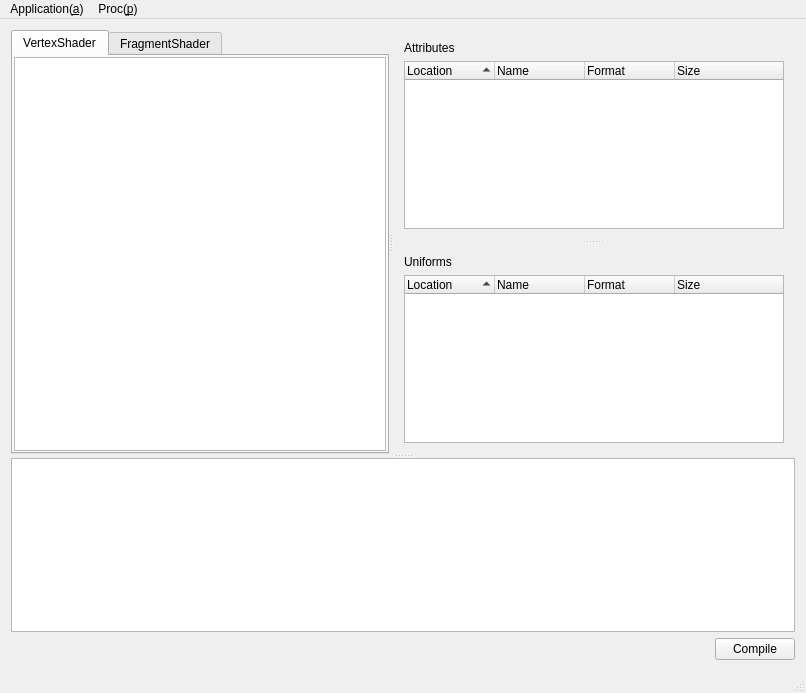
<?xml version="1.0" encoding="UTF-8"?>
<ui version="4.0">
 <class>MainWindow</class>
 <widget class="QMainWindow" name="MainWindow">
  <property name="geometry">
   <rect>
    <x>0</x>
    <y>0</y>
    <width>806</width>
    <height>693</height>
   </rect>
  </property>
  <property name="windowTitle">
   <string>MainWindow</string>
  </property>
  <widget class="QWidget" name="centralWidget">
   <layout class="QGridLayout" name="gridLayout">
    <item row="0" column="0">
     <widget class="QSplitter" name="splitter_3">
      <property name="orientation">
       <enum>Qt::Vertical</enum>
      </property>
      <widget class="QSplitter" name="splitter_2">
       <property name="orientation">
        <enum>Qt::Horizontal</enum>
       </property>
       <widget class="QTabWidget" name="tabWidget">
        <property name="currentIndex">
         <number>0</number>
        </property>
        <widget class="QWidget" name="vs">
         <attribute name="title">
          <string>VertexShader</string>
         </attribute>
         <layout class="QHBoxLayout" name="horizontalLayout" stretch="0">
          <property name="spacing">
           <number>6</number>
          </property>
          <property name="leftMargin">
           <number>1</number>
          </property>
          <property name="topMargin">
           <number>1</number>
          </property>
          <property name="rightMargin">
           <number>1</number>
          </property>
          <property name="bottomMargin">
           <number>1</number>
          </property>
          <item>
           <widget class="QTextEdit" name="teVS">
            <property name="html">
             <string>&lt;!DOCTYPE HTML PUBLIC &quot;-//W3C//DTD HTML 4.0//EN&quot; &quot;http://www.w3.org/TR/REC-html40/strict.dtd&quot;&gt;
&lt;html&gt;&lt;head&gt;&lt;meta name=&quot;qrichtext&quot; content=&quot;1&quot; /&gt;&lt;style type=&quot;text/css&quot;&gt;
p, li { white-space: pre-wrap; }
&lt;/style&gt;&lt;/head&gt;&lt;body style=&quot; font-family:'MS UI Gothic'; font-size:9pt; font-weight:400; font-style:normal;&quot;&gt;
&lt;p style=&quot;-qt-paragraph-type:empty; margin-top:0px; margin-bottom:0px; margin-left:0px; margin-right:0px; -qt-block-indent:0; text-indent:0px;&quot;&gt;&lt;br /&gt;&lt;/p&gt;&lt;/body&gt;&lt;/html&gt;</string>
            </property>
            <property name="tabStopWidth">
             <number>20</number>
            </property>
           </widget>
          </item>
         </layout>
        </widget>
        <widget class="QWidget" name="fs">
         <attribute name="title">
          <string>FragmentShader</string>
         </attribute>
         <layout class="QHBoxLayout" name="horizontalLayout_2">
          <property name="leftMargin">
           <number>1</number>
          </property>
          <property name="topMargin">
           <number>1</number>
          </property>
          <property name="rightMargin">
           <number>1</number>
          </property>
          <property name="bottomMargin">
           <number>1</number>
          </property>
          <item>
           <widget class="QTextEdit" name="teFS">
            <property name="html">
             <string>&lt;!DOCTYPE HTML PUBLIC &quot;-//W3C//DTD HTML 4.0//EN&quot; &quot;http://www.w3.org/TR/REC-html40/strict.dtd&quot;&gt;
&lt;html&gt;&lt;head&gt;&lt;meta name=&quot;qrichtext&quot; content=&quot;1&quot; /&gt;&lt;style type=&quot;text/css&quot;&gt;
p, li { white-space: pre-wrap; }
&lt;/style&gt;&lt;/head&gt;&lt;body style=&quot; font-family:'MS UI Gothic'; font-size:9pt; font-weight:400; font-style:normal;&quot;&gt;
&lt;p style=&quot;-qt-paragraph-type:empty; margin-top:0px; margin-bottom:0px; margin-left:0px; margin-right:0px; -qt-block-indent:0; text-indent:0px;&quot;&gt;&lt;br /&gt;&lt;/p&gt;&lt;/body&gt;&lt;/html&gt;</string>
            </property>
            <property name="tabStopWidth">
             <number>20</number>
            </property>
           </widget>
          </item>
         </layout>
        </widget>
       </widget>
       <widget class="QSplitter" name="splitter">
        <property name="orientation">
         <enum>Qt::Vertical</enum>
        </property>
        <widget class="QWidget" name="verticalLayoutWidget_2">
         <layout class="QVBoxLayout" name="verticalLayout_2">
          <item>
           <widget class="QLabel" name="label_2">
            <property name="text">
             <string>Attributes</string>
            </property>
           </widget>
          </item>
          <item>
           <widget class="QTreeWidget" name="trAttribute">
            <property name="indentation">
             <number>20</number>
            </property>
            <property name="uniformRowHeights">
             <bool>false</bool>
            </property>
            <property name="sortingEnabled">
             <bool>true</bool>
            </property>
            <property name="columnCount">
             <number>4</number>
            </property>
            <attribute name="headerCascadingSectionResizes">
             <bool>false</bool>
            </attribute>
            <attribute name="headerDefaultSectionSize">
             <number>90</number>
            </attribute>
            <attribute name="headerHighlightSections">
             <bool>false</bool>
            </attribute>
            <attribute name="headerShowSortIndicator" stdset="0">
             <bool>true</bool>
            </attribute>
            <column>
             <property name="text">
              <string>Location</string>
             </property>
            </column>
            <column>
             <property name="text">
              <string notr="true">Name</string>
             </property>
            </column>
            <column>
             <property name="text">
              <string>Format</string>
             </property>
            </column>
            <column>
             <property name="text">
              <string>Size</string>
             </property>
            </column>
           </widget>
          </item>
         </layout>
        </widget>
        <widget class="QWidget" name="verticalLayoutWidget">
         <layout class="QVBoxLayout" name="verticalLayout">
          <item>
           <widget class="QLabel" name="label">
            <property name="text">
             <string>Uniforms</string>
            </property>
           </widget>
          </item>
          <item>
           <widget class="QTreeWidget" name="trUnifom">
            <property name="sortingEnabled">
             <bool>true</bool>
            </property>
            <attribute name="headerDefaultSectionSize">
             <number>90</number>
            </attribute>
            <attribute name="headerShowSortIndicator" stdset="0">
             <bool>true</bool>
            </attribute>
            <column>
             <property name="text">
              <string notr="true">Location</string>
             </property>
            </column>
            <column>
             <property name="text">
              <string>Name</string>
             </property>
            </column>
            <column>
             <property name="text">
              <string>Format</string>
             </property>
            </column>
            <column>
             <property name="text">
              <string>Size</string>
             </property>
            </column>
           </widget>
          </item>
         </layout>
        </widget>
       </widget>
      </widget>
      <widget class="QTextEdit" name="teOutput">
       <property name="readOnly">
        <bool>true</bool>
       </property>
      </widget>
     </widget>
    </item>
    <item row="1" column="0">
     <layout class="QHBoxLayout" name="horizontalLayout_3">
      <item>
       <widget class="glsl::GLCtxNotify" name="glwidget" native="true">
        <property name="enabled">
         <bool>false</bool>
        </property>
        <property name="minimumSize">
         <size>
          <width>16</width>
          <height>16</height>
         </size>
        </property>
       </widget>
      </item>
      <item>
       <spacer name="horizontalSpacer">
        <property name="orientation">
         <enum>Qt::Horizontal</enum>
        </property>
        <property name="sizeHint" stdset="0">
         <size>
          <width>40</width>
          <height>20</height>
         </size>
        </property>
       </spacer>
      </item>
      <item>
       <widget class="QPushButton" name="btnCompile">
        <property name="text">
         <string>Compile</string>
        </property>
       </widget>
      </item>
     </layout>
    </item>
   </layout>
  </widget>
  <widget class="QMenuBar" name="menuBar">
   <property name="geometry">
    <rect>
     <x>0</x>
     <y>0</y>
     <width>806</width>
     <height>20</height>
    </rect>
   </property>
   <widget class="QMenu" name="menuProc_p">
    <property name="title">
     <string>Proc(&amp;p)</string>
    </property>
    <addaction name="actionCompile_c"/>
   </widget>
   <widget class="QMenu" name="menuApplication_a">
    <property name="title">
     <string>Application(&amp;a)</string>
    </property>
    <addaction name="actionLoad_VertexShader_v"/>
    <addaction name="actionSave_Current_Shader_s"/>
    <addaction name="actionSave_As_w"/>
    <addaction name="actionSave_All_a"/>
    <addaction name="actionQuit_q"/>
   </widget>
   <addaction name="menuApplication_a"/>
   <addaction name="menuProc_p"/>
  </widget>
  <widget class="QStatusBar" name="statusBar"/>
  <action name="actionCompile_c">
   <property name="text">
    <string>Compile(&amp;c)</string>
   </property>
   <property name="shortcut">
    <string>Alt+C</string>
   </property>
  </action>
  <action name="actionQuit_q">
   <property name="text">
    <string>Quit(&amp;q)</string>
   </property>
   <property name="shortcut">
    <string>Ctrl+Q</string>
   </property>
  </action>
  <action name="actionLoad_VertexShader_v">
   <property name="text">
    <string>Load Shader(&amp;o)</string>
   </property>
   <property name="shortcut">
    <string>Ctrl+O</string>
   </property>
  </action>
  <action name="actionSave_Current_Shader_s">
   <property name="text">
    <string>Save Current Shader(&amp;s)</string>
   </property>
   <property name="shortcut">
    <string>Ctrl+S</string>
   </property>
  </action>
  <action name="actionSave_All_a">
   <property name="text">
    <string>Save All(&amp;a)</string>
   </property>
  </action>
  <action name="actionSave_As_w">
   <property name="text">
    <string>Save As...(&amp;w)</string>
   </property>
  </action>
 </widget>
 <layoutdefault spacing="6" margin="11"/>
 <customwidgets>
  <customwidget>
   <class>glsl::GLCtxNotify</class>
   <extends>QWidget</extends>
   <header>glctxnotify.h</header>
   <container>1</container>
  </customwidget>
 </customwidgets>
 <resources/>
 <connections>
  <connection>
   <sender>btnCompile</sender>
   <signal>clicked()</signal>
   <receiver>MainWindow</receiver>
   <slot>doCompile()</slot>
   <hints>
    <hint type="sourcelabel">
     <x>795</x>
     <y>660</y>
    </hint>
    <hint type="destinationlabel">
     <x>435</x>
     <y>433</y>
    </hint>
   </hints>
  </connection>
  <connection>
   <sender>actionCompile_c</sender>
   <signal>triggered()</signal>
   <receiver>MainWindow</receiver>
   <slot>doCompile()</slot>
   <hints>
    <hint type="sourcelabel">
     <x>-1</x>
     <y>-1</y>
    </hint>
    <hint type="destinationlabel">
     <x>402</x>
     <y>346</y>
    </hint>
   </hints>
  </connection>
  <connection>
   <sender>actionQuit_q</sender>
   <signal>triggered()</signal>
   <receiver>MainWindow</receiver>
   <slot>quit()</slot>
   <hints>
    <hint type="sourcelabel">
     <x>-1</x>
     <y>-1</y>
    </hint>
    <hint type="destinationlabel">
     <x>402</x>
     <y>346</y>
    </hint>
   </hints>
  </connection>
  <connection>
   <sender>actionLoad_VertexShader_v</sender>
   <signal>triggered()</signal>
   <receiver>MainWindow</receiver>
   <slot>loadShader()</slot>
   <hints>
    <hint type="sourcelabel">
     <x>-1</x>
     <y>-1</y>
    </hint>
    <hint type="destinationlabel">
     <x>402</x>
     <y>346</y>
    </hint>
   </hints>
  </connection>
  <connection>
   <sender>actionSave_Current_Shader_s</sender>
   <signal>triggered()</signal>
   <receiver>MainWindow</receiver>
   <slot>saveCurrent()</slot>
   <hints>
    <hint type="sourcelabel">
     <x>-1</x>
     <y>-1</y>
    </hint>
    <hint type="destinationlabel">
     <x>402</x>
     <y>346</y>
    </hint>
   </hints>
  </connection>
  <connection>
   <sender>actionSave_All_a</sender>
   <signal>triggered()</signal>
   <receiver>MainWindow</receiver>
   <slot>saveAll()</slot>
   <hints>
    <hint type="sourcelabel">
     <x>-1</x>
     <y>-1</y>
    </hint>
    <hint type="destinationlabel">
     <x>402</x>
     <y>346</y>
    </hint>
   </hints>
  </connection>
  <connection>
   <sender>actionSave_As_w</sender>
   <signal>triggered()</signal>
   <receiver>MainWindow</receiver>
   <slot>saveAs()</slot>
   <hints>
    <hint type="sourcelabel">
     <x>-1</x>
     <y>-1</y>
    </hint>
    <hint type="destinationlabel">
     <x>402</x>
     <y>346</y>
    </hint>
   </hints>
  </connection>
 </connections>
 <slots>
  <slot>doCompile()</slot>
  <slot>quit()</slot>
  <slot>loadShader()</slot>
  <slot>saveCurrent()</slot>
  <slot>saveAll()</slot>
  <slot>saveAs()</slot>
 </slots>
</ui>
